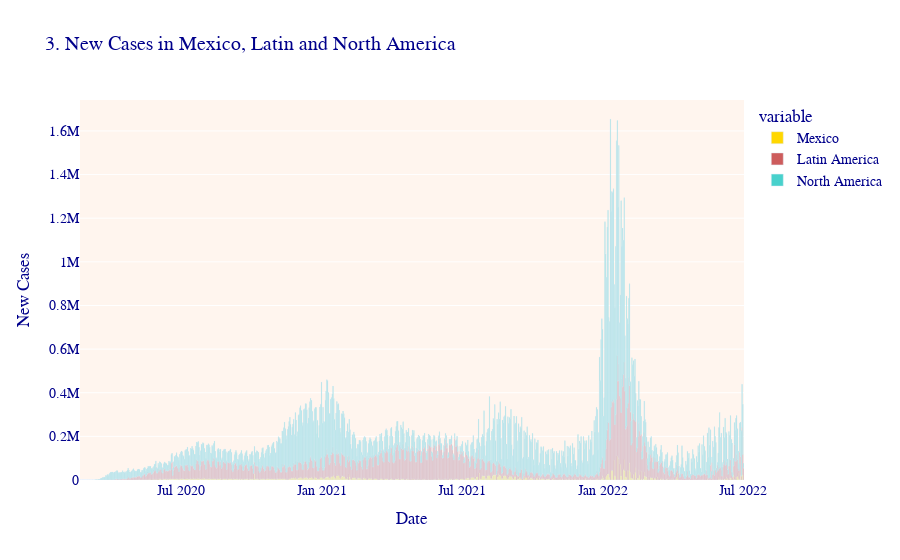

The code cell stored with this chart in its notebook:
### Code cell
new_cases=result['new_cases']
new_cases.columns=['Mexico', 'Latin America', 'North America']

fig2 = px.bar(new_cases, 
              title='3. New Cases in Mexico, Latin and North America', 
              color_discrete_sequence=["Gold", "IndianRed", "MediumTurquoise"])

fig2.update_layout(
    xaxis_title="Date",
    yaxis_title="New Cases",
    plot_bgcolor='SeaShell',
    font=dict(
        family="Arial",
        size=14,
        color="darkblue"
    )
)

fig2.show()

### Figure 1 — Plotly figure (JSON) as saved in the notebook; plotly's stock layout.template omitted (floating-point values rounded to 4 significant figures; data arrays with more than 128 entries replaced by an {"elided": "..."} marker saying what was removed)
{"data": [{"alignmentgroup": "True", "hovertemplate": "variable=Mexico<br>date=%{x}<br>value=%{y}<extra></extra>", "legendgroup": "Mexico", "marker": {"color": "Gold", "pattern": {"shape": ""}}, "name": "Mexico", "offsetgroup": "Mexico", "orientation": "v", "showlegend": true, "textposition": "auto", "type": "bar", "x": {"elided": "862 str values"}, "xaxis": "x", "y": {"elided": "862 int values"}, "yaxis": "y"}, {"alignmentgroup": "True", "hovertemplate": "variable=Latin America<br>date=%{x}<br>value=%{y}<extra></extra>", "legendgroup": "Latin America", "marker": {"color": "IndianRed", "pattern": {"shape": ""}}, "name": "Latin America", "offsetgroup": "Latin America", "orientation": "v", "showlegend": true, "textposition": "auto", "type": "bar", "x": {"elided": "862 str values"}, "xaxis": "x", "y": {"elided": "862 int values"}, "yaxis": "y"}, {"alignmentgroup": "True", "hovertemplate": "variable=North America<br>date=%{x}<br>value=%{y}<extra></extra>", "legendgroup": "North America", "marker": {"color": "MediumTurquoise", "pattern": {"shape": ""}}, "name": "North America", "offsetgroup": "North America", "orientation": "v", "showlegend": true, "textposition": "auto", "type": "bar", "x": {"elided": "862 str values"}, "xaxis": "x", "y": {"elided": "862 int values"}, "yaxis": "y"}], "layout": {"barmode": "relative", "font": {"color": "darkblue", "family": "Arial", "size": 14}, "legend": {"title": {"text": "variable"}, "tracegroupgap": 0}, "plot_bgcolor": "SeaShell", "title": {"text": "3. New Cases in Mexico, Latin and North America"}, "xaxis": {"anchor": "y", "domain": [0, 1], "title": {"text": "Date"}}, "yaxis": {"anchor": "x", "domain": [0, 1], "title": {"text": "New Cases"}}}}
